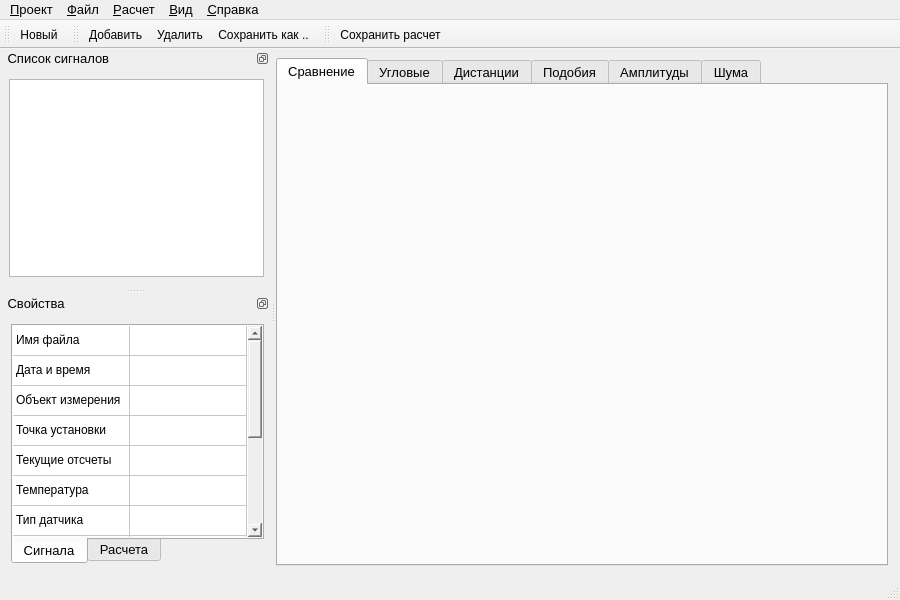
<?xml version="1.0" encoding="UTF-8"?>
<ui version="4.0">
 <class>MainWindow</class>
 <widget class="QMainWindow" name="MainWindow">
  <property name="geometry">
   <rect>
    <x>0</x>
    <y>0</y>
    <width>900</width>
    <height>600</height>
   </rect>
  </property>
  <property name="windowTitle">
   <string>EvalSig</string>
  </property>
  <property name="windowIcon">
   <iconset resource="resource.qrc">
    <normaloff>:/images/icons/app-icon.png</normaloff>:/images/icons/app-icon.png</iconset>
  </property>
  <property name="styleSheet">
   <string notr="true"/>
  </property>
  <widget class="QWidget" name="centralWidget">
   <property name="styleSheet">
    <string notr="true"/>
   </property>
   <layout class="QHBoxLayout" name="horizontalLayout_2">
    <property name="leftMargin">
     <number>0</number>
    </property>
    <property name="topMargin">
     <number>9</number>
    </property>
    <property name="rightMargin">
     <number>12</number>
    </property>
    <property name="bottomMargin">
     <number>9</number>
    </property>
    <item>
     <layout class="QHBoxLayout" name="centralHorizontalLayout">
      <property name="spacing">
       <number>6</number>
      </property>
      <item>
       <widget class="QTabWidget" name="showModeWidget">
        <property name="sizePolicy">
         <sizepolicy hsizetype="MinimumExpanding" vsizetype="MinimumExpanding">
          <horstretch>0</horstretch>
          <verstretch>0</verstretch>
         </sizepolicy>
        </property>
        <property name="minimumSize">
         <size>
          <width>400</width>
          <height>0</height>
         </size>
        </property>
        <property name="font">
         <font>
          <pointsize>10</pointsize>
         </font>
        </property>
        <property name="currentIndex">
         <number>0</number>
        </property>
        <widget class="QWidget" name="tabCompare">
         <attribute name="title">
          <string>Сравнение</string>
         </attribute>
         <layout class="QHBoxLayout" name="horizontalLayout_3">
          <property name="leftMargin">
           <number>0</number>
          </property>
          <property name="topMargin">
           <number>0</number>
          </property>
          <property name="rightMargin">
           <number>0</number>
          </property>
          <property name="bottomMargin">
           <number>0</number>
          </property>
          <item>
           <widget class="QCustomPlot" name="comparePlot" native="true">
            <property name="font">
             <font>
              <pointsize>10</pointsize>
             </font>
            </property>
           </widget>
          </item>
         </layout>
        </widget>
        <widget class="QWidget" name="tabAngle">
         <attribute name="title">
          <string>Угловые</string>
         </attribute>
         <layout class="QHBoxLayout" name="horizontalLayout_8">
          <property name="leftMargin">
           <number>0</number>
          </property>
          <property name="topMargin">
           <number>0</number>
          </property>
          <property name="rightMargin">
           <number>0</number>
          </property>
          <property name="bottomMargin">
           <number>0</number>
          </property>
          <item>
           <widget class="QCustomPlot" name="anglePlot" native="true"/>
          </item>
         </layout>
        </widget>
        <widget class="QWidget" name="tabDistance">
         <attribute name="title">
          <string>Дистанции</string>
         </attribute>
         <layout class="QHBoxLayout" name="horizontalLayout_9">
          <property name="leftMargin">
           <number>0</number>
          </property>
          <property name="topMargin">
           <number>0</number>
          </property>
          <property name="rightMargin">
           <number>0</number>
          </property>
          <property name="bottomMargin">
           <number>0</number>
          </property>
          <item>
           <widget class="QCustomPlot" name="distancePlot" native="true"/>
          </item>
         </layout>
        </widget>
        <widget class="QWidget" name="tabSimilarity">
         <attribute name="title">
          <string>Подобия</string>
         </attribute>
         <layout class="QHBoxLayout" name="horizontalLayout_10">
          <property name="leftMargin">
           <number>0</number>
          </property>
          <property name="topMargin">
           <number>0</number>
          </property>
          <property name="rightMargin">
           <number>0</number>
          </property>
          <property name="bottomMargin">
           <number>0</number>
          </property>
          <item>
           <widget class="QCustomPlot" name="similarityPlot" native="true"/>
          </item>
         </layout>
        </widget>
        <widget class="QWidget" name="tabAmplitude">
         <attribute name="title">
          <string>Амплитуды</string>
         </attribute>
         <layout class="QHBoxLayout" name="horizontalLayout_11">
          <property name="leftMargin">
           <number>0</number>
          </property>
          <property name="topMargin">
           <number>0</number>
          </property>
          <property name="rightMargin">
           <number>0</number>
          </property>
          <property name="bottomMargin">
           <number>0</number>
          </property>
          <item>
           <widget class="QCustomPlot" name="amplitudePlot" native="true"/>
          </item>
         </layout>
        </widget>
        <widget class="QWidget" name="tabNoise">
         <attribute name="title">
          <string>Шума</string>
         </attribute>
         <layout class="QHBoxLayout" name="horizontalLayout_12">
          <property name="leftMargin">
           <number>0</number>
          </property>
          <property name="topMargin">
           <number>0</number>
          </property>
          <property name="rightMargin">
           <number>0</number>
          </property>
          <property name="bottomMargin">
           <number>0</number>
          </property>
          <item>
           <widget class="QCustomPlot" name="noisePlot" native="true"/>
          </item>
         </layout>
        </widget>
       </widget>
      </item>
     </layout>
    </item>
   </layout>
  </widget>
  <widget class="QMenuBar" name="menuBar">
   <property name="geometry">
    <rect>
     <x>0</x>
     <y>0</y>
     <width>900</width>
     <height>23</height>
    </rect>
   </property>
   <property name="font">
    <font>
     <pointsize>10</pointsize>
    </font>
   </property>
   <widget class="QMenu" name="project">
    <property name="title">
     <string>&amp;Проект</string>
    </property>
    <addaction name="actionNewProject"/>
    <addaction name="actionExit"/>
   </widget>
   <widget class="QMenu" name="file">
    <property name="title">
     <string>&amp;Файл</string>
    </property>
    <addaction name="actionAddSignal"/>
    <addaction name="actionRemoveSignal"/>
    <addaction name="actionSaveSignal"/>
   </widget>
   <widget class="QMenu" name="calculation">
    <property name="title">
     <string>&amp;Расчет</string>
    </property>
    <addaction name="actionSaveCalculation"/>
   </widget>
   <widget class="QMenu" name="help">
    <property name="title">
     <string>&amp;Справка</string>
    </property>
    <addaction name="actionAboutProgram"/>
    <addaction name="actionAboutQt"/>
   </widget>
   <widget class="QMenu" name="view">
    <property name="title">
     <string>&amp;Вид</string>
    </property>
    <addaction name="actionVisibleFileWidget"/>
    <addaction name="actionVisiblePropertyWidget"/>
   </widget>
   <addaction name="project"/>
   <addaction name="file"/>
   <addaction name="calculation"/>
   <addaction name="view"/>
   <addaction name="help"/>
  </widget>
  <widget class="QToolBar" name="projectToolBar">
   <property name="minimumSize">
    <size>
     <width>0</width>
     <height>0</height>
    </size>
   </property>
   <property name="maximumSize">
    <size>
     <width>16777215</width>
     <height>35</height>
    </size>
   </property>
   <attribute name="toolBarArea">
    <enum>TopToolBarArea</enum>
   </attribute>
   <attribute name="toolBarBreak">
    <bool>false</bool>
   </attribute>
   <addaction name="actionNewProject"/>
  </widget>
  <widget class="QStatusBar" name="statusBar">
   <property name="sizePolicy">
    <sizepolicy hsizetype="Preferred" vsizetype="MinimumExpanding">
     <horstretch>0</horstretch>
     <verstretch>0</verstretch>
    </sizepolicy>
   </property>
   <property name="minimumSize">
    <size>
     <width>0</width>
     <height>25</height>
    </size>
   </property>
  </widget>
  <widget class="QToolBar" name="fileManageToolBar">
   <property name="minimumSize">
    <size>
     <width>0</width>
     <height>0</height>
    </size>
   </property>
   <property name="maximumSize">
    <size>
     <width>16777215</width>
     <height>35</height>
    </size>
   </property>
   <property name="windowTitle">
    <string>toolBar</string>
   </property>
   <property name="iconSize">
    <size>
     <width>24</width>
     <height>24</height>
    </size>
   </property>
   <attribute name="toolBarArea">
    <enum>TopToolBarArea</enum>
   </attribute>
   <attribute name="toolBarBreak">
    <bool>false</bool>
   </attribute>
   <addaction name="actionAddSignal"/>
   <addaction name="actionRemoveSignal"/>
   <addaction name="actionSaveSignal"/>
  </widget>
  <widget class="QDockWidget" name="dockFileWidget">
   <property name="sizePolicy">
    <sizepolicy hsizetype="MinimumExpanding" vsizetype="Preferred">
     <horstretch>0</horstretch>
     <verstretch>0</verstretch>
    </sizepolicy>
   </property>
   <property name="minimumSize">
    <size>
     <width>225</width>
     <height>230</height>
    </size>
   </property>
   <property name="maximumSize">
    <size>
     <width>270</width>
     <height>524287</height>
    </size>
   </property>
   <property name="baseSize">
    <size>
     <width>0</width>
     <height>0</height>
    </size>
   </property>
   <property name="font">
    <font>
     <pointsize>10</pointsize>
    </font>
   </property>
   <property name="styleSheet">
    <string notr="true"/>
   </property>
   <property name="features">
    <set>QDockWidget::DockWidgetFloatable|QDockWidget::DockWidgetMovable</set>
   </property>
   <property name="allowedAreas">
    <set>Qt::LeftDockWidgetArea</set>
   </property>
   <property name="windowTitle">
    <string> Список сигналов</string>
   </property>
   <attribute name="dockWidgetArea">
    <number>1</number>
   </attribute>
   <widget class="QWidget" name="dockFileContents">
    <property name="sizePolicy">
     <sizepolicy hsizetype="MinimumExpanding" vsizetype="Preferred">
      <horstretch>0</horstretch>
      <verstretch>0</verstretch>
     </sizepolicy>
    </property>
    <property name="minimumSize">
     <size>
      <width>225</width>
      <height>0</height>
     </size>
    </property>
    <layout class="QHBoxLayout" name="horizontalLayout_6">
     <property name="leftMargin">
      <number>9</number>
     </property>
     <property name="rightMargin">
      <number>6</number>
     </property>
     <item>
      <widget class="QListWidget" name="listFile">
       <property name="sizePolicy">
        <sizepolicy hsizetype="MinimumExpanding" vsizetype="MinimumExpanding">
         <horstretch>0</horstretch>
         <verstretch>0</verstretch>
        </sizepolicy>
       </property>
       <property name="minimumSize">
        <size>
         <width>0</width>
         <height>0</height>
        </size>
       </property>
       <property name="font">
        <font>
         <pointsize>10</pointsize>
        </font>
       </property>
      </widget>
     </item>
    </layout>
   </widget>
  </widget>
  <widget class="QDockWidget" name="dockPropertyWidget">
   <property name="sizePolicy">
    <sizepolicy hsizetype="MinimumExpanding" vsizetype="Preferred">
     <horstretch>0</horstretch>
     <verstretch>0</verstretch>
    </sizepolicy>
   </property>
   <property name="minimumSize">
    <size>
     <width>225</width>
     <height>275</height>
    </size>
   </property>
   <property name="maximumSize">
    <size>
     <width>270</width>
     <height>524287</height>
    </size>
   </property>
   <property name="baseSize">
    <size>
     <width>0</width>
     <height>0</height>
    </size>
   </property>
   <property name="font">
    <font>
     <pointsize>10</pointsize>
    </font>
   </property>
   <property name="styleSheet">
    <string notr="true"/>
   </property>
   <property name="features">
    <set>QDockWidget::DockWidgetFloatable|QDockWidget::DockWidgetMovable</set>
   </property>
   <property name="allowedAreas">
    <set>Qt::LeftDockWidgetArea</set>
   </property>
   <property name="windowTitle">
    <string> Свойства</string>
   </property>
   <attribute name="dockWidgetArea">
    <number>1</number>
   </attribute>
   <widget class="QWidget" name="dockPropertyContents">
    <property name="sizePolicy">
     <sizepolicy hsizetype="MinimumExpanding" vsizetype="Preferred">
      <horstretch>0</horstretch>
      <verstretch>0</verstretch>
     </sizepolicy>
    </property>
    <property name="minimumSize">
     <size>
      <width>225</width>
      <height>0</height>
     </size>
    </property>
    <layout class="QHBoxLayout" name="horizontalLayout_5">
     <property name="rightMargin">
      <number>6</number>
     </property>
     <item>
      <widget class="QTabWidget" name="tabProperty">
       <property name="font">
        <font>
         <pointsize>10</pointsize>
        </font>
       </property>
       <property name="tabPosition">
        <enum>QTabWidget::South</enum>
       </property>
       <property name="currentIndex">
        <number>0</number>
       </property>
       <widget class="QWidget" name="tabFileProperty">
        <attribute name="title">
         <string>Сигнала</string>
        </attribute>
        <layout class="QHBoxLayout" name="horizontalLayout">
         <property name="leftMargin">
          <number>0</number>
         </property>
         <property name="topMargin">
          <number>0</number>
         </property>
         <property name="rightMargin">
          <number>0</number>
         </property>
         <property name="bottomMargin">
          <number>0</number>
         </property>
         <item>
          <widget class="QTableWidget" name="tableFileProperty">
           <property name="sizePolicy">
            <sizepolicy hsizetype="MinimumExpanding" vsizetype="MinimumExpanding">
             <horstretch>0</horstretch>
             <verstretch>0</verstretch>
            </sizepolicy>
           </property>
           <property name="minimumSize">
            <size>
             <width>0</width>
             <height>0</height>
            </size>
           </property>
           <property name="font">
            <font>
             <pointsize>9</pointsize>
            </font>
           </property>
           <property name="styleSheet">
            <string notr="true">border: 0px;</string>
           </property>
           <property name="frameShape">
            <enum>QFrame::StyledPanel</enum>
           </property>
           <property name="autoScroll">
            <bool>true</bool>
           </property>
           <property name="textElideMode">
            <enum>Qt::ElideRight</enum>
           </property>
           <property name="horizontalScrollMode">
            <enum>QAbstractItemView::ScrollPerPixel</enum>
           </property>
           <property name="gridStyle">
            <enum>Qt::SolidLine</enum>
           </property>
           <property name="wordWrap">
            <bool>false</bool>
           </property>
           <property name="cornerButtonEnabled">
            <bool>true</bool>
           </property>
           <property name="rowCount">
            <number>13</number>
           </property>
           <attribute name="horizontalHeaderVisible">
            <bool>false</bool>
           </attribute>
           <attribute name="horizontalHeaderCascadingSectionResizes">
            <bool>false</bool>
           </attribute>
           <attribute name="horizontalHeaderDefaultSectionSize">
            <number>117</number>
           </attribute>
           <attribute name="horizontalHeaderMinimumSectionSize">
            <number>75</number>
           </attribute>
           <attribute name="verticalHeaderVisible">
            <bool>false</bool>
           </attribute>
           <row/>
           <row/>
           <row/>
           <row/>
           <row/>
           <row/>
           <row/>
           <row/>
           <row/>
           <row/>
           <row/>
           <row/>
           <row/>
           <column>
            <property name="text">
             <string>Свойство</string>
            </property>
            <property name="font">
             <font>
              <pointsize>9</pointsize>
             </font>
            </property>
           </column>
           <column>
            <property name="text">
             <string>Значение</string>
            </property>
            <property name="font">
             <font>
              <pointsize>9</pointsize>
             </font>
            </property>
           </column>
           <item row="0" column="0">
            <property name="text">
             <string>Имя файла</string>
            </property>
            <property name="flags">
             <set>ItemIsSelectable|ItemIsEditable|ItemIsDragEnabled|ItemIsUserCheckable|ItemIsEnabled</set>
            </property>
           </item>
           <item row="0" column="1">
            <property name="text">
             <string/>
            </property>
           </item>
           <item row="1" column="0">
            <property name="text">
             <string>Дата и время</string>
            </property>
           </item>
           <item row="1" column="1">
            <property name="text">
             <string/>
            </property>
           </item>
           <item row="2" column="0">
            <property name="text">
             <string>Объект измерения</string>
            </property>
           </item>
           <item row="2" column="1">
            <property name="text">
             <string/>
            </property>
           </item>
           <item row="3" column="0">
            <property name="text">
             <string>Точка установки</string>
            </property>
           </item>
           <item row="3" column="1">
            <property name="text">
             <string/>
            </property>
           </item>
           <item row="4" column="0">
            <property name="text">
             <string>Текущие отсчеты</string>
            </property>
           </item>
           <item row="4" column="1">
            <property name="text">
             <string/>
            </property>
           </item>
           <item row="5" column="0">
            <property name="text">
             <string>Температура</string>
            </property>
           </item>
           <item row="5" column="1">
            <property name="text">
             <string/>
            </property>
           </item>
           <item row="6" column="0">
            <property name="text">
             <string>Тип датчика</string>
            </property>
           </item>
           <item row="6" column="1">
            <property name="text">
             <string/>
            </property>
           </item>
           <item row="7" column="0">
            <property name="text">
             <string>Коэффициент</string>
            </property>
           </item>
           <item row="7" column="1">
            <property name="text">
             <string/>
            </property>
           </item>
           <item row="8" column="0">
            <property name="text">
             <string>Единица измерения</string>
            </property>
           </item>
           <item row="8" column="1">
            <property name="text">
             <string/>
            </property>
           </item>
           <item row="9" column="0">
            <property name="text">
             <string>Период опроса датчика</string>
            </property>
           </item>
           <item row="9" column="1">
            <property name="text">
             <string/>
            </property>
           </item>
           <item row="10" column="0">
            <property name="text">
             <string>Характеристика</string>
            </property>
           </item>
           <item row="10" column="1">
            <property name="text">
             <string/>
            </property>
           </item>
           <item row="11" column="0">
            <property name="text">
             <string>Количество отсчётов</string>
            </property>
           </item>
           <item row="11" column="1">
            <property name="text">
             <string/>
            </property>
           </item>
           <item row="12" column="0">
            <property name="text">
             <string>Цвет графика</string>
            </property>
           </item>
           <item row="12" column="1">
            <property name="text">
             <string/>
            </property>
           </item>
          </widget>
         </item>
        </layout>
       </widget>
       <widget class="QWidget" name="tabCalcProperty">
        <attribute name="title">
         <string>Расчета</string>
        </attribute>
        <layout class="QHBoxLayout" name="horizontalLayout_7">
         <item>
          <layout class="QVBoxLayout" name="tabCalcPropertylLayout">
           <item>
            <layout class="QFormLayout" name="tabCalcFormLayout">
             <item row="0" column="0">
              <widget class="QLabel" name="labelTimeWidth">
               <property name="text">
                <string>Ширина врем. окна:</string>
               </property>
              </widget>
             </item>
             <item row="0" column="1">
              <widget class="QSpinBox" name="spinBoxTimeWidth">
               <property name="minimum">
                <number>1</number>
               </property>
               <property name="maximum">
                <number>221196</number>
               </property>
               <property name="value">
                <number>512</number>
               </property>
              </widget>
             </item>
             <item row="1" column="0">
              <widget class="QLabel" name="labelOverlapFactor">
               <property name="text">
                <string>Коэфф. перекрытия:</string>
               </property>
              </widget>
             </item>
             <item row="1" column="1">
              <widget class="QDoubleSpinBox" name="spinBoxOverlapFactor">
               <property name="decimals">
                <number>2</number>
               </property>
               <property name="minimum">
                <double>0.000000000000000</double>
               </property>
               <property name="maximum">
                <double>0.990000000000000</double>
               </property>
               <property name="stepType">
                <enum>QAbstractSpinBox::AdaptiveDecimalStepType</enum>
               </property>
               <property name="value">
                <double>0.500000000000000</double>
               </property>
              </widget>
             </item>
             <item row="2" column="0">
              <widget class="QLabel" name="labelShowWindow">
               <property name="text">
                <string>Номер окна показа:</string>
               </property>
              </widget>
             </item>
             <item row="2" column="1">
              <widget class="QSpinBox" name="spinBoxShowWindow">
               <property name="minimum">
                <number>1</number>
               </property>
               <property name="maximum">
                <number>221196</number>
               </property>
              </widget>
             </item>
            </layout>
           </item>
           <item>
            <widget class="QCheckBox" name="checkBoxMiddleWindowMode">
             <property name="font">
              <font>
               <pointsize>10</pointsize>
              </font>
             </property>
             <property name="layoutDirection">
              <enum>Qt::RightToLeft</enum>
             </property>
             <property name="styleSheet">
              <string notr="true"/>
             </property>
             <property name="text">
              <string>Отображение среднего окна:</string>
             </property>
            </widget>
           </item>
           <item>
            <spacer name="verticalSpacer">
             <property name="orientation">
              <enum>Qt::Vertical</enum>
             </property>
             <property name="sizeHint" stdset="0">
              <size>
               <width>20</width>
               <height>40</height>
              </size>
             </property>
            </spacer>
           </item>
          </layout>
         </item>
        </layout>
       </widget>
      </widget>
     </item>
    </layout>
   </widget>
  </widget>
  <widget class="QToolBar" name="calculationManagetoolBar">
   <property name="maximumSize">
    <size>
     <width>16777215</width>
     <height>35</height>
    </size>
   </property>
   <property name="windowTitle">
    <string>toolBar</string>
   </property>
   <attribute name="toolBarArea">
    <enum>TopToolBarArea</enum>
   </attribute>
   <attribute name="toolBarBreak">
    <bool>false</bool>
   </attribute>
   <addaction name="actionSaveCalculation"/>
  </widget>
  <action name="actionAddSignal">
   <property name="checkable">
    <bool>false</bool>
   </property>
   <property name="icon">
    <iconset resource="resource.qrc">
     <normaloff>:/images/icons/add.png</normaloff>:/images/icons/add.png</iconset>
   </property>
   <property name="text">
    <string>Добавить</string>
   </property>
   <property name="toolTip">
    <string>Добавить сигнал</string>
   </property>
   <property name="statusTip">
    <string>Добавить сигнал</string>
   </property>
   <property name="shortcut">
    <string>Ctrl+O</string>
   </property>
  </action>
  <action name="actionRemoveSignal">
   <property name="icon">
    <iconset resource="resource.qrc">
     <normaloff>:/images/icons/remove.png</normaloff>:/images/icons/remove.png</iconset>
   </property>
   <property name="text">
    <string>Удалить</string>
   </property>
   <property name="toolTip">
    <string>Удалить сигнал</string>
   </property>
   <property name="statusTip">
    <string>Удалить сигнал</string>
   </property>
   <property name="shortcut">
    <string>Ctrl+R</string>
   </property>
  </action>
  <action name="actionSaveSignal">
   <property name="icon">
    <iconset resource="resource.qrc">
     <normaloff>:/images/icons/save.png</normaloff>:/images/icons/save.png</iconset>
   </property>
   <property name="text">
    <string>Сохранить как .. </string>
   </property>
   <property name="toolTip">
    <string>Сохранить сигнал в файл с расширением .txt</string>
   </property>
   <property name="statusTip">
    <string>Сохранить сигнал в файл с расширением .txt</string>
   </property>
   <property name="shortcut">
    <string>Ctrl+Shift+S</string>
   </property>
  </action>
  <action name="actionExit">
   <property name="icon">
    <iconset resource="resource.qrc">
     <normaloff>:/images/icons/exit.png</normaloff>:/images/icons/exit.png</iconset>
   </property>
   <property name="text">
    <string>Выйти</string>
   </property>
   <property name="toolTip">
    <string>Выйти из приложения</string>
   </property>
   <property name="statusTip">
    <string>Выйти из приложения</string>
   </property>
   <property name="shortcut">
    <string>Ctrl+Q</string>
   </property>
  </action>
  <action name="actionNewProject">
   <property name="icon">
    <iconset resource="resource.qrc">
     <normaloff>:/images/icons/new.png</normaloff>:/images/icons/new.png</iconset>
   </property>
   <property name="text">
    <string>Новый</string>
   </property>
   <property name="toolTip">
    <string>Создать новый проект</string>
   </property>
   <property name="statusTip">
    <string>Создать новый проект</string>
   </property>
   <property name="shortcut">
    <string>Ctrl+N</string>
   </property>
  </action>
  <action name="actionSaveCalculation">
   <property name="icon">
    <iconset resource="resource.qrc">
     <normaloff>:/images/icons/excel.png</normaloff>:/images/icons/excel.png</iconset>
   </property>
   <property name="text">
    <string>Сохранить расчет</string>
   </property>
   <property name="toolTip">
    <string>Сохранить результаты расчета</string>
   </property>
   <property name="statusTip">
    <string>Сохранить результаты расчета</string>
   </property>
   <property name="shortcut">
    <string>Ctrl+S</string>
   </property>
  </action>
  <action name="actionAboutProgram">
   <property name="text">
    <string>О программе</string>
   </property>
   <property name="toolTip">
    <string>О программе</string>
   </property>
   <property name="statusTip">
    <string>Сведения о программе</string>
   </property>
  </action>
  <action name="actionAboutQt">
   <property name="text">
    <string>О Qt</string>
   </property>
   <property name="statusTip">
    <string>Сведения о Qt</string>
   </property>
  </action>
  <action name="actionVisibleFileWidget">
   <property name="checkable">
    <bool>true</bool>
   </property>
   <property name="checked">
    <bool>true</bool>
   </property>
   <property name="text">
    <string>Список сигналов</string>
   </property>
   <property name="statusTip">
    <string>Отображение списка сигналов</string>
   </property>
  </action>
  <action name="actionVisiblePropertyWidget">
   <property name="checkable">
    <bool>true</bool>
   </property>
   <property name="checked">
    <bool>true</bool>
   </property>
   <property name="text">
    <string>Свойства</string>
   </property>
   <property name="statusTip">
    <string>Отображения свойств программы</string>
   </property>
  </action>
 </widget>
 <layoutdefault spacing="6" margin="11"/>
 <customwidgets>
  <customwidget>
   <class>QCustomPlot</class>
   <extends>QWidget</extends>
   <header>include/QCustomPlot.h</header>
   <container>1</container>
  </customwidget>
 </customwidgets>
 <resources>
  <include location="resource.qrc"/>
 </resources>
 <connections>
  <connection>
   <sender>actionExit</sender>
   <signal>triggered()</signal>
   <receiver>MainWindow</receiver>
   <slot>close()</slot>
   <hints>
    <hint type="sourcelabel">
     <x>-1</x>
     <y>-1</y>
    </hint>
    <hint type="destinationlabel">
     <x>449</x>
     <y>299</y>
    </hint>
   </hints>
  </connection>
 </connections>
</ui>
